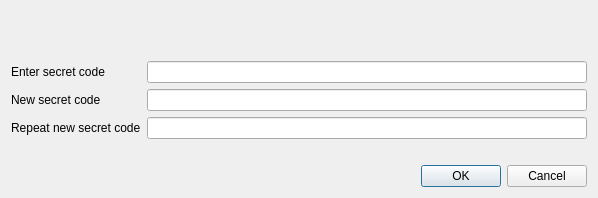
<?xml version="1.0" encoding="UTF-8"?>
<ui version="4.0">
 <class>AskPassphraseDialog</class>
 <widget class="QDialog" name="AskPassphraseDialog">
  <property name="geometry">
   <rect>
    <x>0</x>
    <y>0</y>
    <width>598</width>
    <height>198</height>
   </rect>
  </property>
  <property name="sizePolicy">
   <sizepolicy hsizetype="Preferred" vsizetype="Minimum">
    <horstretch>0</horstretch>
    <verstretch>0</verstretch>
   </sizepolicy>
  </property>
  <property name="minimumSize">
   <size>
    <width>550</width>
    <height>0</height>
   </size>
  </property>
  <property name="windowTitle">
   <string>Passphrase Dialog</string>
  </property>
  <layout class="QVBoxLayout" name="verticalLayout">
   <item>
    <widget class="QLabel" name="warningLabel">
     <property name="textFormat">
      <enum>Qt::RichText</enum>
     </property>
     <property name="wordWrap">
      <bool>true</bool>
     </property>
    </widget>
   </item>
   <item>
    <layout class="QFormLayout" name="formLayout">
     <property name="fieldGrowthPolicy">
      <enum>QFormLayout::AllNonFixedFieldsGrow</enum>
     </property>
     <item row="0" column="0">
      <widget class="QLabel" name="passLabel1">
       <property name="text">
        <string>Enter secret code</string>
       </property>
      </widget>
     </item>
     <item row="0" column="1">
      <widget class="QLineEdit" name="passEdit1">
       <property name="echoMode">
        <enum>QLineEdit::Password</enum>
       </property>
      </widget>
     </item>
     <item row="1" column="0">
      <widget class="QLabel" name="passLabel2">
       <property name="text">
        <string>New secret code</string>
       </property>
      </widget>
     </item>
     <item row="1" column="1">
      <widget class="QLineEdit" name="passEdit2">
       <property name="echoMode">
        <enum>QLineEdit::Password</enum>
       </property>
      </widget>
     </item>
     <item row="2" column="0">
      <widget class="QLabel" name="passLabel3">
       <property name="text">
        <string>Repeat new secret code</string>
       </property>
      </widget>
     </item>
     <item row="2" column="1">
      <widget class="QLineEdit" name="passEdit3">
       <property name="echoMode">
        <enum>QLineEdit::Password</enum>
       </property>
      </widget>
     </item>
     <item row="3" column="1">
      <widget class="QLabel" name="capsLabel">
       <property name="font">
        <font>
         <weight>75</weight>
         <bold>true</bold>
        </font>
       </property>
       <property name="text">
        <string/>
       </property>
       <property name="alignment">
        <set>Qt::AlignCenter</set>
       </property>
      </widget>
     </item>
    </layout>
   </item>
   <item>
    <widget class="QDialogButtonBox" name="buttonBox">
     <property name="orientation">
      <enum>Qt::Horizontal</enum>
     </property>
     <property name="standardButtons">
      <set>QDialogButtonBox::Cancel|QDialogButtonBox::Ok</set>
     </property>
    </widget>
   </item>
  </layout>
 </widget>
 <resources/>
 <connections>
  <connection>
   <sender>buttonBox</sender>
   <signal>accepted()</signal>
   <receiver>AskPassphraseDialog</receiver>
   <slot>accept()</slot>
   <hints>
    <hint type="sourcelabel">
     <x>248</x>
     <y>254</y>
    </hint>
    <hint type="destinationlabel">
     <x>157</x>
     <y>274</y>
    </hint>
   </hints>
  </connection>
  <connection>
   <sender>buttonBox</sender>
   <signal>rejected()</signal>
   <receiver>AskPassphraseDialog</receiver>
   <slot>reject()</slot>
   <hints>
    <hint type="sourcelabel">
     <x>316</x>
     <y>260</y>
    </hint>
    <hint type="destinationlabel">
     <x>286</x>
     <y>274</y>
    </hint>
   </hints>
  </connection>
 </connections>
</ui>
